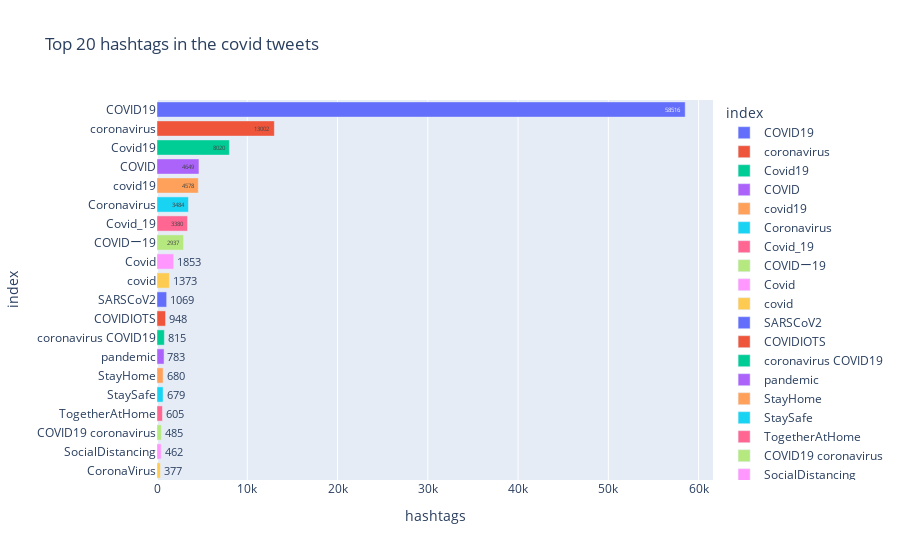

Notebook code for this chart:
### Code cell
top_20_hashtags = train['hashtags'].value_counts()[:20].reset_index()
fig = px.bar(top_20_hashtags, y='index', x='hashtags',color='index', text='hashtags',title='Top 20 hashtags in the covid tweets')
fig.show()

### Figure 1 — Plotly figure (JSON) as saved in the notebook; plotly's stock layout.template omitted (floating-point values rounded to 4 significant figures)
{"data": [{"alignmentgroup": "True", "hovertemplate": "index=%{y}<br>hashtags=%{text}<extra></extra>", "legendgroup": "COVID19", "marker": {"color": "#636efa", "pattern": {"shape": ""}}, "name": "COVID19", "offsetgroup": "COVID19", "orientation": "h", "showlegend": true, "text": [58516], "textposition": "auto", "type": "bar", "x": [58516], "xaxis": "x", "y": ["COVID19"], "yaxis": "y"}, {"alignmentgroup": "True", "hovertemplate": "index=%{y}<br>hashtags=%{text}<extra></extra>", "legendgroup": "coronavirus", "marker": {"color": "#EF553B", "pattern": {"shape": ""}}, "name": "coronavirus", "offsetgroup": "coronavirus", "orientation": "h", "showlegend": true, "text": [13002], "textposition": "auto", "type": "bar", "x": [13002], "xaxis": "x", "y": ["coronavirus"], "yaxis": "y"}, {"alignmentgroup": "True", "hovertemplate": "index=%{y}<br>hashtags=%{text}<extra></extra>", "legendgroup": "Covid19", "marker": {"color": "#00cc96", "pattern": {"shape": ""}}, "name": "Covid19", "offsetgroup": "Covid19", "orientation": "h", "showlegend": true, "text": [8020], "textposition": "auto", "type": "bar", "x": [8020], "xaxis": "x", "y": ["Covid19"], "yaxis": "y"}, {"alignmentgroup": "True", "hovertemplate": "index=%{y}<br>hashtags=%{text}<extra></extra>", "legendgroup": "COVID", "marker": {"color": "#ab63fa", "pattern": {"shape": ""}}, "name": "COVID", "offsetgroup": "COVID", "orientation": "h", "showlegend": true, "text": [4649], "textposition": "auto", "type": "bar", "x": [4649], "xaxis": "x", "y": ["COVID"], "yaxis": "y"}, {"alignmentgroup": "True", "hovertemplate": "index=%{y}<br>hashtags=%{text}<extra></extra>", "legendgroup": "covid19", "marker": {"color": "#FFA15A", "pattern": {"shape": ""}}, "name": "covid19", "offsetgroup": "covid19", "orientation": "h", "showlegend": true, "text": [4578], "textposition": "auto", "type": "bar", "x": [4578], "xaxis": "x", "y": ["covid19"], "yaxis": "y"}, {"alignmentgroup": "True", "hovertemplate": "index=%{y}<br>hashtags=%{text}<extra></extra>", "legendgroup": "Coronavirus", "marker": {"color": "#19d3f3", "pattern": {"shape": ""}}, "name": "Coronavirus", "offsetgroup": "Coronavirus", "orientation": "h", "showlegend": true, "text": [3484], "textposition": "auto", "type": "bar", "x": [3484], "xaxis": "x", "y": ["Coronavirus"], "yaxis": "y"}, {"alignmentgroup": "True", "hovertemplate": "index=%{y}<br>hashtags=%{text}<extra></extra>", "legendgroup": "Covid_19", "marker": {"color": "#FF6692", "pattern": {"shape": ""}}, "name": "Covid_19", "offsetgroup": "Covid_19", "orientation": "h", "showlegend": true, "text": [3380], "textposition": "auto", "type": "bar", "x": [3380], "xaxis": "x", "y": ["Covid_19"], "yaxis": "y"}, {"alignmentgroup": "True", "hovertemplate": "index=%{y}<br>hashtags=%{text}<extra></extra>", "legendgroup": "COVIDー19", "marker": {"color": "#B6E880", "pattern": {"shape": ""}}, "name": "COVIDー19", "offsetgroup": "COVIDー19", "orientation": "h", "showlegend": true, "text": [2937], "textposition": "auto", "type": "bar", "x": [2937], "xaxis": "x", "y": ["COVIDー19"], "yaxis": "y"}, {"alignmentgroup": "True", "hovertemplate": "index=%{y}<br>hashtags=%{text}<extra></extra>", "legendgroup": "Covid", "marker": {"color": "#FF97FF", "pattern": {"shape": ""}}, "name": "Covid", "offsetgroup": "Covid", "orientation": "h", "showlegend": true, "text": [1853], "textposition": "auto", "type": "bar", "x": [1853], "xaxis": "x", "y": ["Covid"], "yaxis": "y"}, {"alignmentgroup": "True", "hovertemplate": "index=%{y}<br>hashtags=%{text}<extra></extra>", "legendgroup": "covid", "marker": {"color": "#FECB52", "pattern": {"shape": ""}}, "name": "covid", "offsetgroup": "covid", "orientation": "h", "showlegend": true, "text": [1373], "textposition": "auto", "type": "bar", "x": [1373], "xaxis": "x", "y": ["covid"], "yaxis": "y"}, {"alignmentgroup": "True", "hovertemplate": "index=%{y}<br>hashtags=%{text}<extra></extra>", "legendgroup": "SARSCoV2", "marker": {"color": "#636efa", "pattern": {"shape": ""}}, "name": "SARSCoV2", "offsetgroup": "SARSCoV2", "orientation": "h", "showlegend": true, "text": [1069], "textposition": "auto", "type": "bar", "x": [1069], "xaxis": "x", "y": ["SARSCoV2"], "yaxis": "y"}, {"alignmentgroup": "True", "hovertemplate": "index=%{y}<br>hashtags=%{text}<extra></extra>", "legendgroup": "COVIDIOTS", "marker": {"color": "#EF553B", "pattern": {"shape": ""}}, "name": "COVIDIOTS", "offsetgroup": "COVIDIOTS", "orientation": "h", "showlegend": true, "text": [948], "textposition": "auto", "type": "bar", "x": [948], "xaxis": "x", "y": ["COVIDIOTS"], "yaxis": "y"}, {"alignmentgroup": "True", "hovertemplate": "index=%{y}<br>hashtags=%{text}<extra></extra>", "legendgroup": "coronavirus COVID19", "marker": {"color": "#00cc96", "pattern": {"shape": ""}}, "name": "coronavirus COVID19", "offsetgroup": "coronavirus COVID19", "orientation": "h", "showlegend": true, "text": [815], "textposition": "auto", "type": "bar", "x": [815], "xaxis": "x", "y": ["coronavirus COVID19"], "yaxis": "y"}, {"alignmentgroup": "True", "hovertemplate": "index=%{y}<br>hashtags=%{text}<extra></extra>", "legendgroup": "pandemic", "marker": {"color": "#ab63fa", "pattern": {"shape": ""}}, "name": "pandemic", "offsetgroup": "pandemic", "orientation": "h", "showlegend": true, "text": [783], "textposition": "auto", "type": "bar", "x": [783], "xaxis": "x", "y": ["pandemic"], "yaxis": "y"}, {"alignmentgroup": "True", "hovertemplate": "index=%{y}<br>hashtags=%{text}<extra></extra>", "legendgroup": "StayHome", "marker": {"color": "#FFA15A", "pattern": {"shape": ""}}, "name": "StayHome", "offsetgroup": "StayHome", "orientation": "h", "showlegend": true, "text": [680], "textposition": "auto", "type": "bar", "x": [680], "xaxis": "x", "y": ["StayHome"], "yaxis": "y"}, {"alignmentgroup": "True", "hovertemplate": "index=%{y}<br>hashtags=%{text}<extra></extra>", "legendgroup": "StaySafe", "marker": {"color": "#19d3f3", "pattern": {"shape": ""}}, "name": "StaySafe", "offsetgroup": "StaySafe", "orientation": "h", "showlegend": true, "text": [679], "textposition": "auto", "type": "bar", "x": [679], "xaxis": "x", "y": ["StaySafe"], "yaxis": "y"}, {"alignmentgroup": "True", "hovertemplate": "index=%{y}<br>hashtags=%{text}<extra></extra>", "legendgroup": "TogetherAtHome", "marker": {"color": "#FF6692", "pattern": {"shape": ""}}, "name": "TogetherAtHome", "offsetgroup": "TogetherAtHome", "orientation": "h", "showlegend": true, "text": [605], "textposition": "auto", "type": "bar", "x": [605], "xaxis": "x", "y": ["TogetherAtHome"], "yaxis": "y"}, {"alignmentgroup": "True", "hovertemplate": "index=%{y}<br>hashtags=%{text}<extra></extra>", "legendgroup": "COVID19 coronavirus", "marker": {"color": "#B6E880", "pattern": {"shape": ""}}, "name": "COVID19 coronavirus", "offsetgroup": "COVID19 coronavirus", "orientation": "h", "showlegend": true, "text": [485], "textposition": "auto", "type": "bar", "x": [485], "xaxis": "x", "y": ["COVID19 coronavirus"], "yaxis": "y"}, {"alignmentgroup": "True", "hovertemplate": "index=%{y}<br>hashtags=%{text}<extra></extra>", "legendgroup": "SocialDistancing", "marker": {"color": "#FF97FF", "pattern": {"shape": ""}}, "name": "SocialDistancing", "offsetgroup": "SocialDistancing", "orientation": "h", "showlegend": true, "text": [462], "textposition": "auto", "type": "bar", "x": [462], "xaxis": "x", "y": ["SocialDistancing"], "yaxis": "y"}, {"alignmentgroup": "True", "hovertemplate": "index=%{y}<br>hashtags=%{text}<extra></extra>", "legendgroup": "CoronaVirus", "marker": {"color": "#FECB52", "pattern": {"shape": ""}}, "name": "CoronaVirus", "offsetgroup": "CoronaVirus", "orientation": "h", "showlegend": true, "text": [377], "textposition": "auto", "type": "bar", "x": [377], "xaxis": "x", "y": ["CoronaVirus"], "yaxis": "y"}], "layout": {"barmode": "relative", "legend": {"title": {"text": "index"}, "tracegroupgap": 0}, "title": {"text": "Top 20 hashtags in the covid tweets"}, "xaxis": {"anchor": "y", "domain": [0, 1], "title": {"text": "hashtags"}}, "yaxis": {"anchor": "x", "categoryarray": ["CoronaVirus", "SocialDistancing", "COVID19 coronavirus", "TogetherAtHome", "StaySafe", "StayHome", "pandemic", "coronavirus COVID19", "COVIDIOTS", "SARSCoV2", "covid", "Covid", "COVIDー19", "Covid_19", "Coronavirus", "covid19", "COVID", "Covid19", "coronavirus", "COVID19"], "categoryorder": "array", "domain": [0, 1], "title": {"text": "index"}}}}
